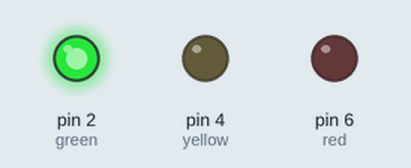
Simulated run of this sketch. Board: Arduino Uno, built with avr-gcc and run on an emulated ATmega328P. On the bench: output pins drawn as LEDs (lit = HIGH).

Above: at 4.0 s.
At 9.5 s:
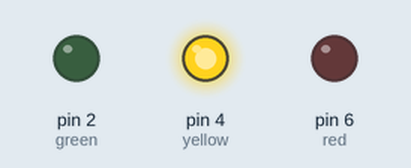
At 17.0 s:
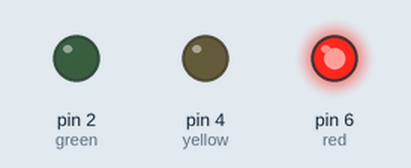
Timing chart, 0 to 29.9 s (numbered marks = the images above):
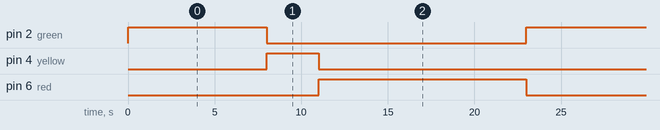

Measured:
- by itself, pin 2 (green): alternates HIGH for 8.0 s and LOW for 15.0 s
- by itself, pin 4 (yellow): alternates HIGH for 3.0 s and LOW for 20.0 s
- by itself, pin 6 (red): alternates HIGH for 12.0 s and LOW for 11.0 s

The sketch:

traffic_light1.ino
```cpp
// C++ code

int green = 2;
int yellow = 4;
int red = 6;

void setup()
{

  pinMode(green, OUTPUT);
  pinMode(yellow, OUTPUT);
  pinMode(red, OUTPUT);
}

void loop()
{
  // Green: 8,000 milliseconds
  digitalWrite(2, HIGH);
  digitalWrite(yellow, LOW);
  digitalWrite(red, LOW);
  delay(8000);

  // Yellow: 3,000 milliseconds
  digitalWrite(green, LOW);
  digitalWrite(yellow, HIGH);
  digitalWrite(red, LOW);
  delay(3000);

  // Red: 12,000 milliseconds
  digitalWrite(green, LOW);
  digitalWrite(yellow, LOW);
  digitalWrite(red, HIGH);
  delay(12000);

}
```
